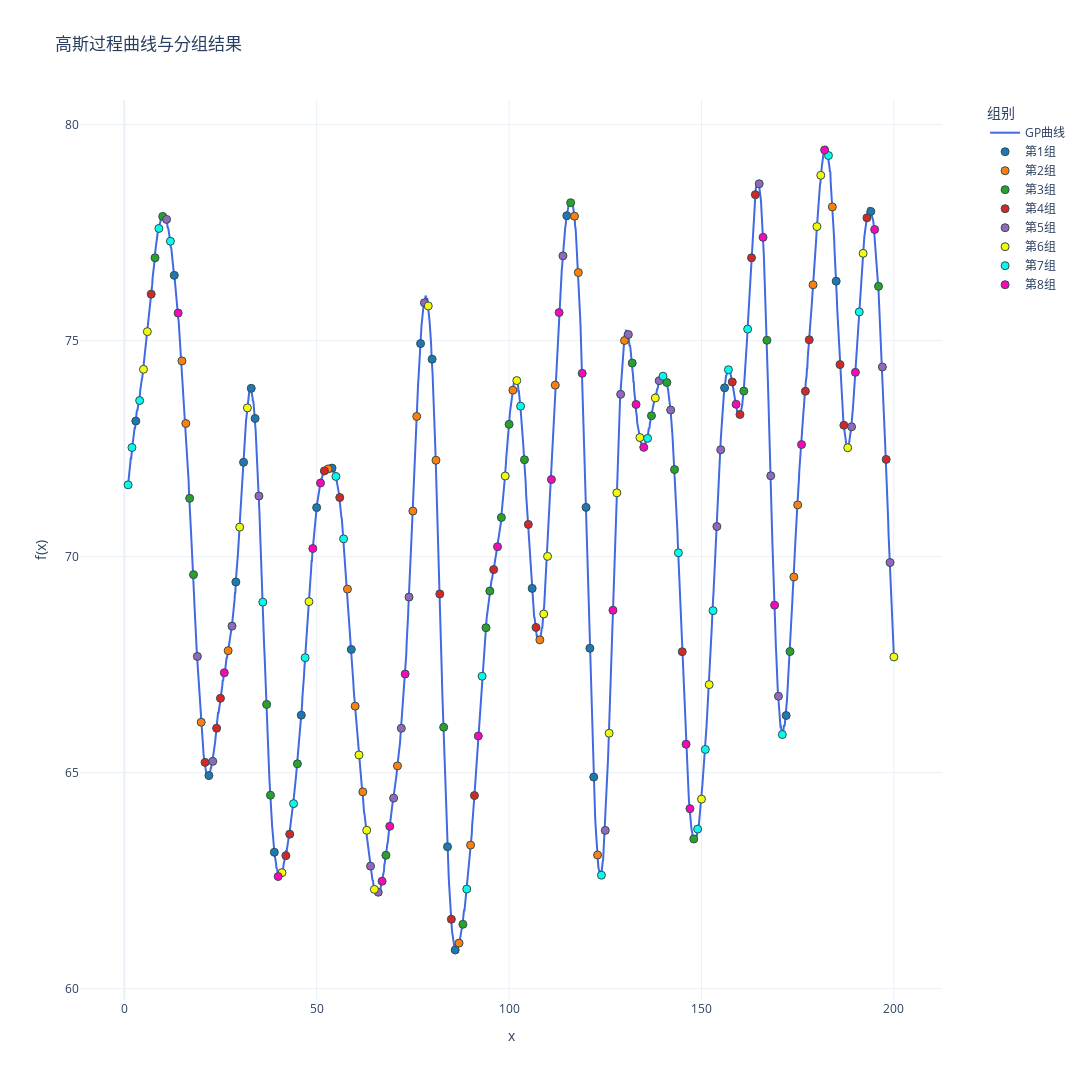

The notebook cell saved with this chart:
### Code cell
import numpy as np
import plotly.graph_objects as go
from sklearn.gaussian_process import GaussianProcessRegressor
from sklearn.gaussian_process.kernels import RBF, ConstantKernel,WhiteKernel

import sys
import os
# 使用当前工作目录
project_root = os.path.dirname(os.getcwd())  # 获取当前目录的父目录
sys.path.insert(0, project_root)
from util.methods import assign_variances

seed = 16
# 定义核函数
kernel = ConstantKernel(25.0) * RBF(length_scale=4.0) + WhiteKernel(1e-3)
gp = GaussianProcessRegressor(kernel=kernel)

x_dense = np.linspace(1, 200, 2000).reshape(-1, 1)

y_dense = gp.sample_y(x_dense, n_samples=1, random_state=seed).flatten() + 70

# 提取整数点对应的y值
integer_points = np.arange(1, 201)
y_integers = y_dense[np.linspace(0, 1999, 200, dtype=int)]

# 计算整数点的协方差矩阵
cov_matrix = kernel(integer_points.reshape(-1,1))

# 计算相关性矩阵
std_dev = np.sqrt(np.diag(cov_matrix))  
corr_matrix = cov_matrix / np.outer(std_dev, std_dev)  

np.savetxt('Sigma1.txt', cov_matrix, 
           fmt='%.6f',
           header=f'高斯过程协方差矩阵(1-50整数点)\n核函数: {kernel}')

np.savetxt('correlation_matrix.txt', corr_matrix,
           fmt='%.6f',
           header=f'高斯过程相关性矩阵(1-50整数点)\n核函数: {kernel}')

np.savetxt('mu.txt', 
           y_integers,
           fmt='%.6f',
           header='真实均值')

# 创建蛇形分配的分组标签
sorted_indices = np.argsort(y_integers)  # 获取y值从小到大的索引
positions = np.arange(200)
round_num = positions // 8  # 每5个点改变一次方向
pos_in_round = positions % 8

# 蛇形分配逻辑：正向(0,1,2,3,4)和反向(4,3,2,1,0)交替
group_assignments = np.where(
    round_num % 2 == 0,
    pos_in_round,       # 正向分配：0,1,2,3,4,5,6,7
    7 - pos_in_round    # 反向分配：7,6,5,4,3,2,1,0
)

group_labels = np.zeros(200, dtype=int)
group_labels[sorted_indices] = group_assignments
group_names = [f"第{i+1}组" for i in range(8)]  # 组别名称

# 创建分组标签 (5组，蛇形分配)
group_labels = np.zeros(200, dtype=int)
for i in range(200):
    round_num = i // 8  # 每5个点一轮
    pos_in_round = i % 8
    
    if round_num % 2 == 0:  # 偶数轮：正向分配
        group = pos_in_round
    else:  # 奇数轮：反向分配
        group = 7 - pos_in_round
    
    group_labels[sorted_indices[i]] = group

group_names = [f"第{i+1}组" for i in range(8)]  # 组别名称

fig = go.Figure()

fig.add_trace(go.Scatter(
    x=x_dense.flatten(), 
    y=y_dense,
    mode='lines',
    name='GP曲线',
    line=dict(color='royalblue', width=2)
))

colors = ['#1f77b4', '#ff7f0e', '#2ca02c', '#d62728', '#9467bd', '#f5fa07', '#07faec', '#f808b9']  # 8种不同颜色
for group in range(8):
    mask = (group_labels == group)
    fig.add_trace(go.Scatter(
        x=integer_points[mask],
        y=y_integers[mask],
        mode='markers',
        name=group_names[group],
        marker=dict(
            color=colors[group],
            size=8,
            line=dict(width=1, color='DarkSlateGrey')
    )))

fig.update_layout(
    title='高斯过程曲线与分组结果',
    xaxis_title='x',
    yaxis_title='f(x)',
    template='plotly_white',
    height=1080,
    width=1920,
    legend=dict(
        title='组别',
        x=1.05,
        y=1,
        xanchor='left',
        yanchor='top',
        bgcolor='rgba(255,255,255,0.8)'
    ),
    margin=dict(r=150) 
)

fig.show()

### Figure 1 — Plotly figure (JSON) as saved in the notebook; plotly's stock layout.template omitted (floating-point values rounded to 4 significant figures; data arrays with more than 128 entries replaced by an {"elided": "..."} marker saying what was removed)
{"data": [{"line": {"color": "royalblue", "width": 2}, "mode": "lines", "name": "GP曲线", "type": "scatter", "x": {"elided": "2000 float values"}, "y": {"elided": "2000 float values"}}, {"marker": {"color": "#1f77b4", "line": {"color": "DarkSlateGrey", "width": 1}, "size": 8}, "mode": "markers", "name": "第1组", "type": "scatter", "x": [3, 13, 22, 29, 31, 33, 34, 39, 46, 50, 54, 59, 77, 80, 84, 86, 106, 115, 120, 121, 122, 156, 172, 185, 194], "y": [73.14, 76.51, 64.93, 69.41, 72.18, 73.9, 73.2, 63.16, 66.33, 71.14, 72.05, 67.85, 74.93, 74.57, 63.29, 60.9, 69.27, 77.89, 71.14, 67.88, 64.9, 73.91, 66.32, 76.38, 77.99]}, {"marker": {"color": "#ff7f0e", "line": {"color": "DarkSlateGrey", "width": 1}, "size": 8}, "mode": "markers", "name": "第2组", "type": "scatter", "x": [15, 16, 20, 27, 53, 58, 60, 62, 71, 75, 76, 81, 87, 90, 101, 108, 112, 117, 118, 123, 130, 174, 175, 179, 184], "y": [74.53, 73.08, 66.17, 67.82, 72.03, 69.25, 66.54, 64.56, 65.16, 71.06, 73.24, 72.23, 61.06, 63.32, 73.85, 68.07, 73.97, 77.88, 76.58, 63.1, 75.0, 69.53, 71.2, 76.29, 78.1]}, {"marker": {"color": "#2ca02c", "line": {"color": "DarkSlateGrey", "width": 1}, "size": 8}, "mode": "markers", "name": "第3组", "type": "scatter", "x": [8, 10, 17, 18, 37, 38, 45, 68, 83, 88, 94, 95, 98, 100, 104, 116, 132, 137, 141, 143, 148, 161, 167, 173, 196], "y": [76.92, 77.87, 71.35, 69.58, 66.58, 64.48, 65.21, 63.09, 66.05, 61.49, 68.36, 69.2, 70.91, 73.06, 72.24, 78.19, 74.48, 73.26, 74.03, 72.02, 63.47, 73.83, 75.01, 67.8, 76.26]}, {"marker": {"color": "#d62728", "line": {"color": "DarkSlateGrey", "width": 1}, "size": 8}, "mode": "markers", "name": "第4组", "type": "scatter", "x": [7, 21, 24, 25, 42, 43, 52, 56, 82, 85, 91, 96, 105, 107, 145, 158, 160, 163, 164, 177, 178, 186, 187, 193, 198], "y": [76.08, 65.24, 66.03, 66.72, 63.08, 63.58, 71.98, 71.37, 69.14, 61.61, 64.47, 69.7, 70.75, 68.36, 67.8, 74.04, 73.29, 76.92, 78.38, 73.83, 75.02, 74.45, 73.04, 77.84, 72.25]}, {"marker": {"color": "#9467bd", "line": {"color": "DarkSlateGrey", "width": 1}, "size": 8}, "mode": "markers", "name": "第5组", "type": "scatter", "x": [11, 19, 23, 28, 35, 64, 66, 70, 72, 74, 78, 114, 125, 129, 131, 139, 142, 154, 155, 165, 168, 170, 189, 197, 199], "y": [77.81, 67.69, 65.26, 68.39, 71.4, 62.84, 62.23, 64.41, 66.03, 69.06, 75.88, 76.96, 63.66, 73.76, 75.14, 74.07, 73.39, 70.7, 72.47, 78.63, 71.87, 66.77, 73.01, 74.39, 69.86]}, {"marker": {"color": "#f5fa07", "line": {"color": "DarkSlateGrey", "width": 1}, "size": 8}, "mode": "markers", "name": "第6组", "type": "scatter", "x": [5, 6, 30, 32, 41, 48, 61, 63, 65, 79, 99, 102, 109, 110, 126, 128, 134, 138, 150, 152, 180, 181, 188, 192, 200], "y": [74.34, 75.21, 70.68, 73.44, 62.69, 68.96, 65.41, 63.67, 62.3, 75.8, 71.87, 74.08, 68.67, 70.01, 65.91, 71.48, 72.76, 73.67, 64.39, 67.04, 77.64, 78.83, 72.52, 77.02, 67.68]}, {"marker": {"color": "#07faec", "line": {"color": "DarkSlateGrey", "width": 1}, "size": 8}, "mode": "markers", "name": "第7组", "type": "scatter", "x": [1, 2, 4, 9, 12, 36, 44, 47, 55, 57, 89, 93, 103, 124, 136, 140, 144, 149, 151, 153, 157, 162, 171, 183, 191], "y": [71.66, 72.53, 73.61, 77.6, 77.3, 68.95, 64.28, 67.66, 71.86, 70.41, 62.31, 67.23, 73.48, 62.63, 72.74, 74.18, 70.09, 63.69, 65.54, 68.75, 74.33, 75.27, 65.88, 79.28, 75.66]}, {"marker": {"color": "#f808b9", "line": {"color": "DarkSlateGrey", "width": 1}, "size": 8}, "mode": "markers", "name": "第8组", "type": "scatter", "x": [14, 26, 40, 49, 51, 67, 69, 73, 92, 97, 111, 113, 119, 127, 133, 135, 146, 147, 159, 166, 169, 176, 182, 190, 195], "y": [75.64, 67.31, 62.6, 70.19, 71.71, 62.49, 63.76, 67.28, 65.85, 70.23, 71.79, 75.65, 74.24, 68.76, 73.52, 72.53, 65.66, 64.17, 73.53, 77.39, 68.88, 72.59, 79.41, 74.27, 77.57]}], "layout": {"height": 1080, "legend": {"bgcolor": "rgba(255,255,255,0.8)", "title": {"text": "组别"}, "x": 1.05, "xanchor": "left", "y": 1, "yanchor": "top"}, "margin": {"r": 150}, "title": {"text": "高斯过程曲线与分组结果"}, "width": 1920, "xaxis": {"title": {"text": "x"}}, "yaxis": {"title": {"text": "f(x)"}}}}
